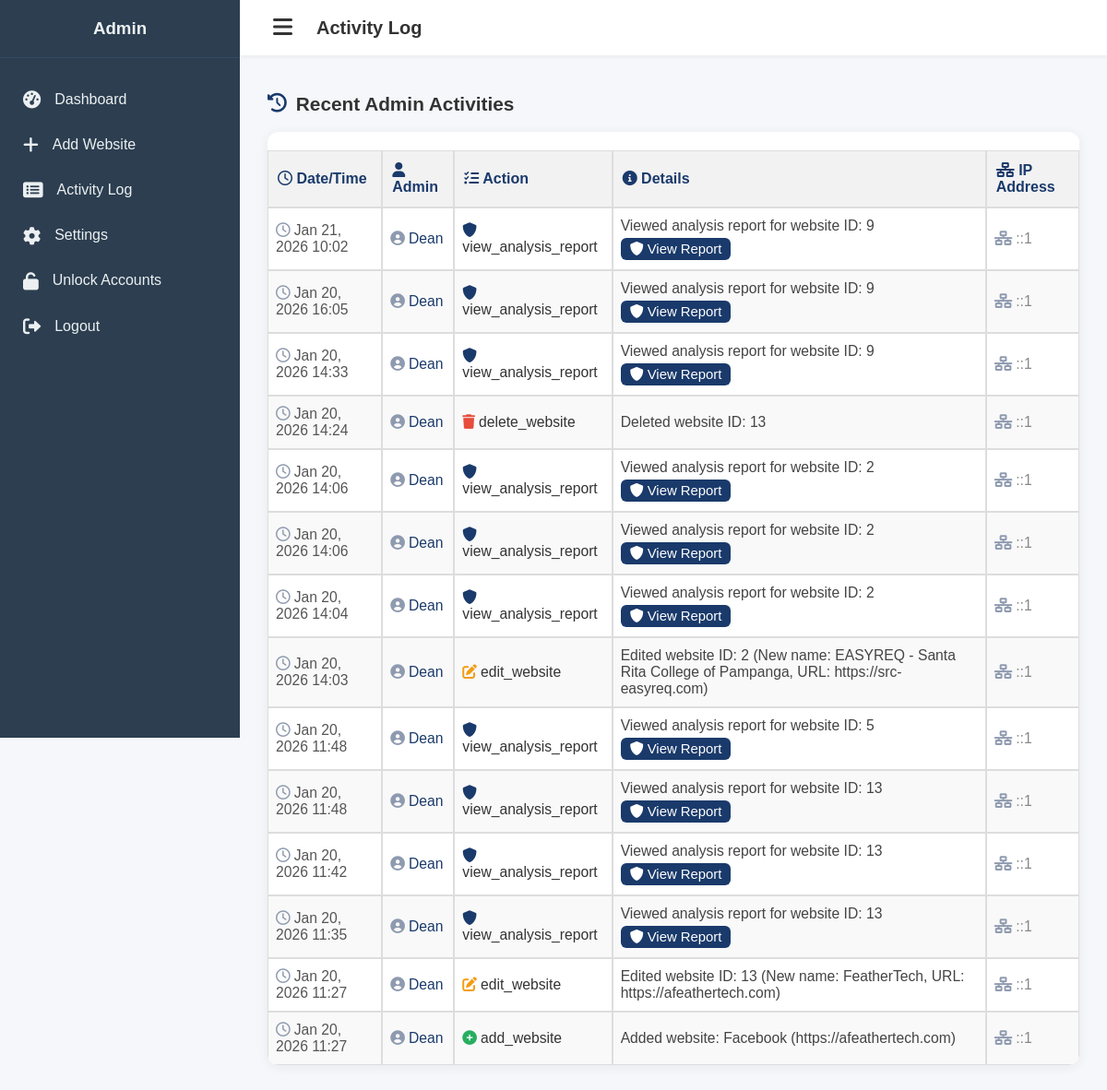
The app's page /activity_log.php (signed in) with its own data.
### tables this page shows
CREATE TABLE `activity_log` (
  `id` int(11) NOT NULL,
  `admin_id` int(11) NOT NULL,
  `action` varchar(64) NOT NULL,
  `details` text DEFAULT NULL,
  `ip_address` varchar(45) DEFAULT NULL,
  `timestamp` datetime DEFAULT current_timestamp()
);

### activity_log.php (the view, shortened to what this page needs)
<?php
include 'database.php';
?>
<!DOCTYPE html>
<html lang="en">
<head>
    <link rel="stylesheet" type="text/css" href="style.css">
    <link rel="stylesheet" href="https://cdnjs.cloudflare.com/ajax/libs/font-awesome/6.0.0-beta3/css/all.min.css">
</head>
<body>
    <div class="app-container">
        <?php include 'sidebar.php'; ?>
        <div class="main-content">
            <div class="app-header">
                <button id="menu-toggle"><i class="fas fa-bars"></i></button>
                <h2 class="header-title">Activity Log</h2>
            </div>
            <div class="content">
                <h3 style="display:flex;align-items:center;gap:10px;font-size:1.3em;margin-bottom:18px;">
                  <i class="fas fa-history" style="color:#1a3a6b;"></i> Recent Admin Activities
                </h3>
                <div class="activity-log-table-wrapper" style="overflow-x:auto;background:#fff;border-radius:12px;box-shadow:0 2px 12px rgba(44,62,80,0.07);padding:0;">
                <table class="activity-log-table" style="width:100%;border-collapse:separate;border-spacing:0;">
                    <thead style="background:#f5f7fa;">
                        <tr style="border-bottom:2px solid #e0e0e0;">
                            <th style="padding:12px 10px;text-align:left;font-weight:600;color:#1a3a6b;"><i class="far fa-clock"></i> Date/Time</th>
                            <th style="padding:12px 10px;text-align:left;font-weight:600;color:#1a3a6b;"><i class="fas fa-user"></i> Admin</th>
                            <th style="padding:12px 10px;text-align:left;font-weight:600;color:#1a3a6b;"><i class="fas fa-tasks"></i> Action</th>
                            <th style="padding:12px 10px;text-align:left;font-weight:600;color:#1a3a6b;"><i class="fas fa-info-circle"></i> Details</th>
                            <th style="padding:12px 10px;text-align:left;font-weight:600;color:#1a3a6b;"><i class="fas fa-network-wired"></i> IP Address</th>
                        </tr>
                    </thead>
                    <tbody style="font-size:0.98em;">
                    <?php
                    $sql = "SELECT l.*, a.username FROM activity_log l LEFT JOIN admins a ON l.admin_id = a.id ORDER BY l.timestamp DESC LIMIT 100";
                    $result = $conn->query($sql);
                    if ($result && $result->num_rows > 0) {
                        while($row = $result->fetch_assoc()) {
                            echo "<tr style='border-bottom:1px solid #f0f0f0;'>";
                            echo "<td style='padding:10px 8px;color:#555;'>" .
                                "<i class='far fa-clock' style='color:#8e9aaf;margin-right:4px;'></i>" .
                                htmlspecialchars(date('M d, Y H:i', strtotime($row['timestamp']))) . "</td>";
                            echo "<td style='padding:10px 8px;color:#1a3a6b;font-weight:500;'><i class='fas fa-user-circle' style='color:#8e9aaf;margin-right:4px;'></i>" . htmlspecialchars($row['username'] ?? 'Unknown') . "</td>";
                            $actionIcon = 'fa-question-circle';
                            $actionColor = '#8e9aaf';
                            if ($row['action'] === 'add_website') { $actionIcon = 'fa-plus-circle'; $actionColor = '#27ae60'; }
                            elseif ($row['action'] === 'edit_website') { $actionIcon = 'fa-edit'; $actionColor = '#f39c12'; }
                            elseif ($row['action'] === 'delete_website') { $actionIcon = 'fa-trash'; $actionColor = '#e74c3c'; }
                            elseif ($row['action'] === 'view_analysis_report') { $actionIcon = 'fa-shield-alt'; $actionColor = '#1a3a6b'; }
                            echo "<td style='padding:10px 8px;'><i class='fas $actionIcon' style='color:$actionColor;margin-right:4px;'></i>" . htmlspecialchars($row['action']) . "</td>";
                            echo "<td style='padding:10px 8px;color:#444;'>" . htmlspecialchars($row['details']);
                            if ($row['action'] === 'view_analysis_report') {
                                if (preg_match('/website ID: (\d+)/', $row['details'], $matches)) {
                                    $website_id = $matches[1];
                                    echo "<br><a href='analysis_report.php?id=" . urlencode($website_id) . "' class='btn-analyze' target='_blank' style='display:inline-block;margin-top:4px;background:#1a3a6b;color:#fff;padding:4px 10px;border-radius:6px;font-size:0.95em;text-decoration:none;'><i class='fas fa-shield-alt'></i> View Report</a>";
                                }
                            }
                            echo "</td>";
                            echo "<td style='padding:10px 8px;color:#888;'><i class='fas fa-network-wired' style='color:#8e9aaf;margin-right:4px;'></i>" . htmlspecialchars($row['ip_address']) . "</td>";
                            echo "</tr>";
                        }
                    } else {
                        echo "<tr><td colspan='5' style='text-align:center;padding:30px 0;color:#aaa;'><i class='fas fa-info-circle'></i> No activity found.</td></tr>";
                    }
                    ?>
                    </tbody>
                </table>
                </div>
            </div>
        </div>
    </div>
</body>
</html>

### sidebar.php (shortened to what this page needs)
<div class="sidebar modern-sidebar">
    <div class="sidebar-header">
        <h3><?php echo isset($_SESSION['username']) ? htmlspecialchars($_SESSION['username']) : 'Admin'; ?></h3>
    </div>
    <ul class="sidebar-nav">
        <li><a href="dashboard.php"><i class="fas fa-tachometer-alt"></i> Dashboard</a></li>
        <?php if (isset($_SESSION['admin_role']) && ($_SESSION['admin_role'] === 'superadmin' || $_SESSION['admin_role'] === 'admin')): ?>
        <li><a href="add_website.php"><i class="fas fa-plus"></i> Add Website</a></li>
        <?php endif; ?>
        <li><a href="activity_log.php"><i class="fas fa-list-alt"></i> Activity Log</a></li>
        <?php if (isset($_SESSION['admin_role']) && $_SESSION['admin_role'] === 'superadmin'): ?>
        <li><a href="settings.php"><i class="fas fa-cog"></i> Settings</a></li>
        <?php endif; ?>
        <li><a href="unlock_account.php"><i class="fas fa-unlock"></i> Unlock Accounts</a></li>
        <li><a href="logout.php"><i class="fas fa-sign-out-alt"></i> Logout</a></li>
    </ul>
</div>

### style.css (style rules this page uses)
*, *::before, *::after { box-sizing: border-box; }
:root { --primary-color: #1a3a6b; --secondary-color: #8e9aaf; --background-color: #f5f7fa; --sidebar-bg: #2c3e50; --sidebar-text: #ecf0f1; --sidebar-hover: #34495e; --text-color: #333; --card-bg: #ffffff; --shadow: 0 4px 12px rgba(0,0,0,0.08); }
body { font-family: 'Poppins', sans-serif; background-color: var(--background-color); color: var(--text-color); margin: 0; }
.app-container { display: flex; }
.sidebar { width: 260px; background-color: var(--sidebar-bg); color: var(--sidebar-text); height: 100vh; position: fixed; left: 0; transition: left 0.3s ease; z-index: 1000; }
.sidebar-header { padding: 20px; text-align: center; border-bottom: 1px solid var(--sidebar-hover); }
.sidebar-header h3 { margin: 0; font-weight: 600; }
.sidebar-nav { list-style: none; padding: 20px 0; margin: 0; }
.sidebar-nav li a { color: var(--sidebar-text); text-decoration: none; display: flex; align-items: center; padding: 15px 25px; transition: background-color 0.3s; }
.sidebar-nav li a i { margin-right: 15px; font-size: 1.2em; }
.main-content { flex: 1; padding: 30px; padding-top: 80px; padding-bottom: 80px; margin-left: 260px; transition: margin-left 0.3s ease; }
.app-header { background: var(--card-bg); box-shadow: 0 2px 4px rgba(0,0,0,0.05); padding: 0 30px; height: 60px; display: flex; align-items: center; position: fixed; top: 0; left: 260px; right: 0; z-index: 999; transition: left 0.3s ease; }
#menu-toggle { background: none; border: none; font-size: 24px; cursor: pointer; color: var(--text-color); }
.header-title { font-size: 20px; font-weight: 600; margin-left: 20px; }
table { width: 100%; border-collapse: collapse; margin-top: 20px; }
table th, table td { border: 1px solid #ddd; padding: 12px; text-align: left; }
table th { background-color: #f2f2f2; }
table tr:nth-child(even) { background-color: #f9f9f9; }
.btn-analyze { background-color: #0b9fb0; }

### records on screen
activity_log: timestamp "Jan 21, 2026 10:02", admin.username "Dean", action "view_analysis_report", details "Viewed analysis report for website ID: 9", ip_address "::1"
activity_log: timestamp "Jan 20, 2026 16:05", admin.username "Dean", action "view_analysis_report", details "Viewed analysis report for website ID: 9", ip_address "::1"
activity_log: timestamp "Jan 20, 2026 14:33", admin.username "Dean", action "view_analysis_report", details "Viewed analysis report for website ID: 9", ip_address "::1"
activity_log: timestamp "Jan 20, 2026 14:24", admin.username "Dean", action "delete_website", details "Deleted website ID: 13", ip_address "::1"
activity_log: timestamp "Jan 20, 2026 14:06", admin.username "Dean", action "view_analysis_report", details "Viewed analysis report for website ID: 2", ip_address "::1"
activity_log: timestamp "Jan 20, 2026 14:06", admin.username "Dean", action "view_analysis_report", details "Viewed analysis report for website ID: 2", ip_address "::1"
activity_log: timestamp "Jan 20, 2026 14:04", admin.username "Dean", action "view_analysis_report", details "Viewed analysis report for website ID: 2", ip_address "::1"
activity_log: timestamp "Jan 20, 2026 14:03", admin.username "Dean", action "edit_website", details "Edited website ID: 2 (New name: EASYREQ - Santa Rita College of Pampanga, URL: https://src-easyreq.com)", ip_address "::1"
activity_log: timestamp "Jan 20, 2026 11:48", admin.username "Dean", action "view_analysis_report", details "Viewed analysis report for website ID: 5", ip_address "::1"
activity_log: timestamp "Jan 20, 2026 11:48", admin.username "Dean", action "view_analysis_report", details "Viewed analysis report for website ID: 13", ip_address "::1"
activity_log: timestamp "Jan 20, 2026 11:42", admin.username "Dean", action "view_analysis_report", details "Viewed analysis report for website ID: 13", ip_address "::1"
activity_log: timestamp "Jan 20, 2026 11:35", admin.username "Dean", action "view_analysis_report", details "Viewed analysis report for website ID: 13", ip_address "::1"
activity_log: timestamp "Jan 20, 2026 11:27", admin.username "Dean", action "edit_website", details "Edited website ID: 13 (New name: FeatherTech, URL: https://afeathertech.com)", ip_address "::1"
activity_log: timestamp "Jan 20, 2026 11:27", admin.username "Dean", action "add_website", details "Added website: Facebook (https://afeathertech.com)", ip_address "::1"
